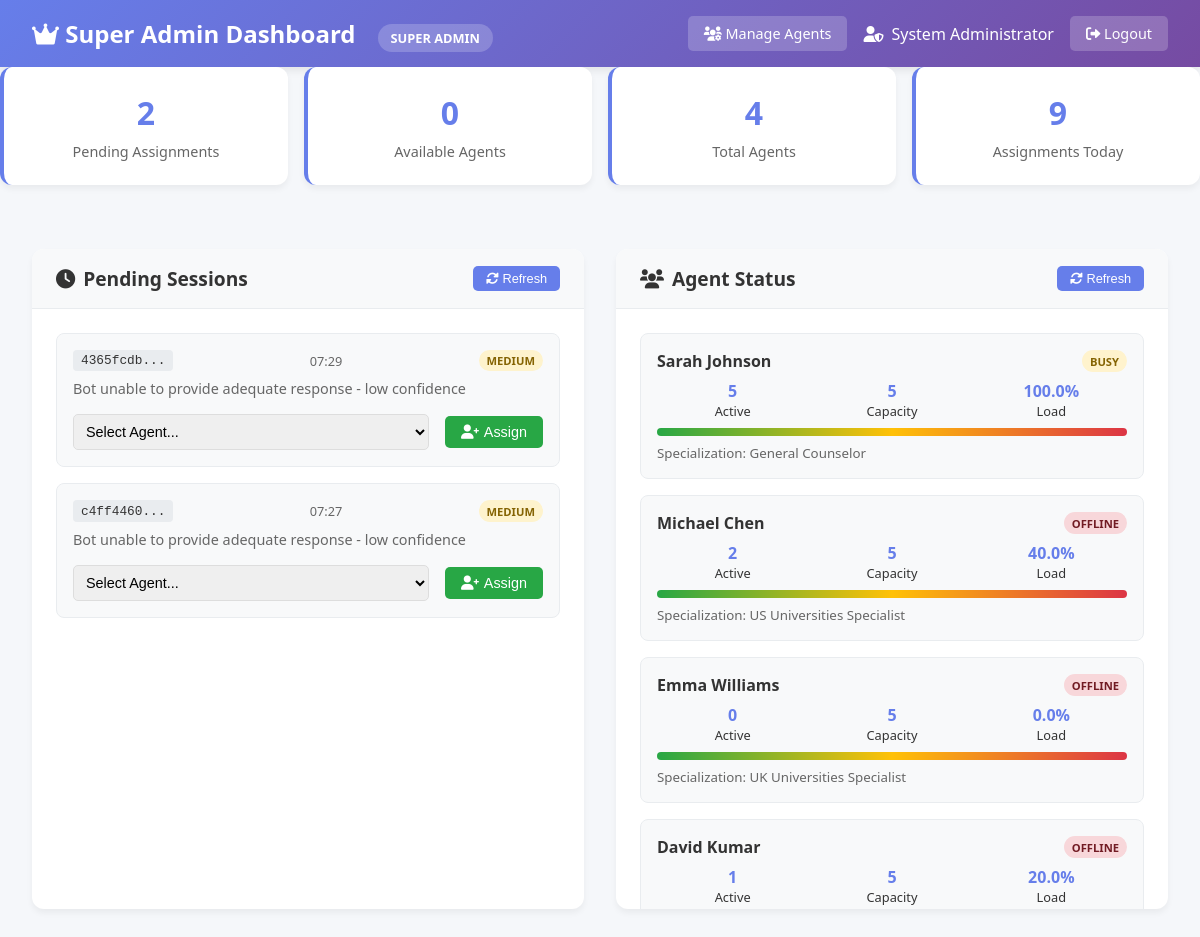
Page /super-admin/dashboard (signed in) on the committed database.
### human_handoff/models.py (models this page shows, shortened)
class SuperAdmin(db.Model):
    __tablename__ = 'super_admins'
    id = db.Column(db.Integer, primary_key=True)
    admin_id = db.Column(db.String(50), unique=True, nullable=False)
    name = db.Column(db.String(100), nullable=False)
    email = db.Column(db.String(120), nullable=False)
    password_hash = db.Column(db.String(255), nullable=False)
    is_active = db.Column(db.Boolean, default=True)
    created_at = db.Column(db.DateTime, default=datetime.utcnow)
    last_login = db.Column(db.DateTime)
    permissions = db.Column(db.Text)  # JSON string for permissions
    assigned_sessions = db.relationship('AgentSession', backref='super_admin', lazy=True)
    def get_managed_agents(self):
        return Agent.query.filter_by(is_active=True).all()
    def get_agent_workload_summary(self):
        agents = self.get_managed_agents()
        summary = []
        for agent in agents:
            pending_count = ChatSession.query.filter_by(
                assigned_agent_id=agent.id,
                status='escalated'
            ).count()
            active_count = AgentSession.query.filter_by(
                agent_id=agent.id,
                status='active'
            ).count()
            summary.append({
                'agent_id': agent.agent_id,
                'agent_name': agent.name,
                'status': agent.status,
                'current_sessions': agent.current_sessions,
                'max_capacity': agent.max_concurrent_sessions,
                'pending_assignments': pending_count,
                'active_sessions': active_count,
                'specialization': agent.specialization,
                'last_active': agent.last_active.isoformat() if agent.last_active else None,
                'workload_percentage': round((agent.current_sessions / max(agent.max_concurrent_sessions, 1)) * 100, 1)
            })
        return summary

class ChatSession(db.Model):
    __tablename__ = 'chat_sessions'
    id = db.Column(db.Integer, primary_key=True)
    session_id = db.Column(db.String(100), unique=True, nullable=False, default=lambda: str(uuid.uuid4()))
    user_id = db.Column(db.String(100))  # Keep for backward compatibility with guest sessions
    student_id = db.Column(db.Integer, db.ForeignKey('students.id'), nullable=True)  # New FK for authenticated users
    created_at = db.Column(db.DateTime, default=datetime.utcnow)
    updated_at = db.Column(db.DateTime, default=datetime.utcnow, onupdate=datetime.utcnow)
    status = db.Column(db.String(20), default='active')  # active, closed, escalated
    requires_human = db.Column(db.Boolean, default=False)
    assigned_agent_id = db.Column(db.Integer, db.ForeignKey('agents.id'))
    escalation_reason = db.Column(db.Text)
    escalated_at = db.Column(db.DateTime)
    resolved_at = db.Column(db.DateTime)
    user_satisfaction_rating = db.Column(db.Integer)
    notes = db.Column(db.Text)
    messages = db.relationship('Message', backref='session', lazy=True, cascade='all, delete-orphan')
    assigned_agent = db.relationship('Agent', backref='assigned_sessions')
    analytics = db.relationship('SessionAnalytics', backref='session', uselist=False, cascade='all, delete-orphan')

class Agent(db.Model):
    __tablename__ = 'agents'
    id = db.Column(db.Integer, primary_key=True)
    agent_id = db.Column(db.String(50), unique=True, nullable=False)
    name = db.Column(db.String(100), nullable=False)
    email = db.Column(db.String(120), unique=True, nullable=False)
    phone = db.Column(db.String(20))
    specialization = db.Column(db.String(100))
    password_hash = db.Column(db.String(255), nullable=True)
    password_set = db.Column(db.Boolean, default=False)  # True if agent has set their password
    status = db.Column(db.String(20), default='available')  # available, busy, offline
    max_concurrent_sessions = db.Column(db.Integer, default=5)
    current_sessions = db.Column(db.Integer, default=0)
    created_at = db.Column(db.DateTime, default=datetime.utcnow)
    last_active = db.Column(db.DateTime, default=datetime.utcnow)
    total_sessions_handled = db.Column(db.Integer, default=0)
    average_response_time = db.Column(db.Integer, default=0)  # in seconds
    is_active = db.Column(db.Boolean, default=True)
    agent_sessions = db.relationship('AgentSession', backref='agent', lazy=True)

### human_handoff/super_admin_routes.py (the view)
@super_admin_bp.route('/dashboard')
@super_admin_required
def dashboard():
    super_admin = SuperAdmin.query.get(session['super_admin_id'])
    pending_sessions = ChatSession.query.filter_by(
        requires_human=True,
        status='escalated',
        assigned_agent_id=None
    ).order_by(ChatSession.escalated_at.desc()).all()
    agent_summary = super_admin.get_agent_workload_summary()
    recent_assignments = AgentSession.query.filter_by(
        super_admin_id=super_admin.id,
        assigned_by_super_admin=True
    ).order_by(AgentSession.assigned_at.desc()).limit(10).all()
    return render_template('super_admin/dashboard.html',
                         super_admin=super_admin,
                         pending_sessions=pending_sessions,
                         agent_summary=agent_summary,
                         recent_assignments=recent_assignments)

### human_handoff/super_admin_routes.py (called while the page is built)
def super_admin_required(f):
    from functools import wraps
    @wraps(f)
    def decorated_function(*args, **kwargs):
        if 'super_admin_id' not in session:
            return redirect(url_for('super_admin.login'))
        return f(*args, **kwargs)
    return decorated_function

### templates/super_admin/dashboard.html (shortened to what this page needs)
<!DOCTYPE html>
<html lang="en">
<head>
    <link href="https://cdnjs.cloudflare.com/ajax/libs/font-awesome/6.0.0/css/all.min.css" rel="stylesheet">
</head>
<body>
    <div class="header">
        <div>
            <h1>
                <i class="fas fa-crown"></i> Super Admin Dashboard
                <span class="super-admin-badge">SUPER ADMIN</span>
            </h1>
        </div>
        <div class="header-actions">
            <a href="{{ url_for('super_admin.manage_agents') }}" class="nav-btn">
                <i class="fas fa-users-cog"></i> Manage Agents
            </a>
            <div class="admin-info">
                <i class="fas fa-user-shield"></i>
                <span>{{ super_admin.name }}</span>
            </div>
            <a href="{{ url_for('super_admin.logout') }}" class="logout-btn">
                <i class="fas fa-sign-out-alt"></i> Logout
            </a>
        </div>
    </div>
    <div class="stats-grid">
        <div class="stat-card">
            <h3 id="pending-count">{{ pending_sessions|length }}</h3>
            <p>Pending Assignments</p>
        </div>
        <div class="stat-card">
            <h3 id="active-agents">{{ agent_summary|selectattr('status', 'equalto', 'available')|list|length }}</h3>
            <p>Available Agents</p>
        </div>
        <div class="stat-card">
            <h3 id="total-agents">{{ agent_summary|length }}</h3>
            <p>Total Agents</p>
        </div>
        <div class="stat-card">
            <h3 id="assignments-today">{{ recent_assignments|length }}</h3>
            <p>Assignments Today</p>
        </div>
    </div>
    <div class="dashboard">
        <div class="panel">
            <div class="panel-header">
                <h2>
                    <i class="fas fa-clock"></i> Pending Sessions
                </h2>
                <button class="refresh-btn" onclick="refreshPendingSessions()">
                    <i class="fas fa-sync-alt"></i> Refresh
                </button>
            </div>
            <div class="panel-content" id="pending-sessions">
                {% if pending_sessions %}
                    {% for session in pending_sessions %}
                    <div class="session-item" data-session-id="{{ session.session_id }}">
                        <div class="session-header">
                            <span class="session-id">{{ session.session_id[:8] }}...</span>
                            <span class="session-time">{{ session.escalated_at.strftime('%H:%M') if session.escalated_at else 'N/A' }}</span>
                            <span class="priority-badge priority-medium">Medium</span>
                        </div>
                        <div class="session-reason">{{ session.escalation_reason or 'Bot unable to help' }}</div>
                        <div class="assign-section">
                            <select class="agent-select" id="agent-select-{{ session.session_id }}">
                                <option value="">Select Agent...</option>
                            </select>
                            <button class="assign-btn" onclick="assignSession('{{ session.session_id }}')">
                                <i class="fas fa-user-plus"></i> Assign
                            </button>
                        </div>
                    </div>
                    {% endfor %}
                {% else %}
                    <div class="empty-state">
                        <i class="fas fa-check-circle"></i>
                        <p>No pending sessions</p>
                    </div>
                {% endif %}
            </div>
        </div>
        <div class="panel">
            <div class="panel-header">
                <h2>
                    <i class="fas fa-users"></i> Agent Status
                </h2>
                <button class="refresh-btn" onclick="refreshAgentStatus()">
                    <i class="fas fa-sync-alt"></i> Refresh
                </button>
            </div>
            <div class="panel-content" id="agent-status">
                {% for agent in agent_summary %}
                <div class="agent-card">
                    <div class="agent-header">
                        <span class="agent-name">{{ agent.agent_name }}</span>
                        <span class="agent-status status-{{ agent.status }}">{{ agent.status }}</span>
                    </div>
                    <div class="agent-stats">
                        <div class="agent-stat">
                            <strong>{{ agent.current_sessions }}</strong>
                            <span>Active</span>
                        </div>
                        <div class="agent-stat">
                            <strong>{{ agent.max_capacity }}</strong>
                            <span>Capacity</span>
                        </div>
                        <div class="agent-stat">
                            <strong>{{ agent.workload_percentage }}%</strong>
                            <span>Load</span>
                        </div>
                    </div>
                    <div class="workload-bar">
                        <div class="workload-fill" data-width="{{ agent.workload_percentage }}"></div>
                    </div>
                    <small style="color: #666; margin-top: 0.5rem; display: block;">
                        Specialization: {{ agent.specialization }}
                    </small>
                </div>
                {% endfor %}
            </div>
        </div>
    </div>
</body>
</html>

### templates/super_admin/dashboard.html (style rules this page uses)
* { margin: 0; padding: 0; box-sizing: border-box; }
body { font-family: 'Segoe UI', Tahoma, Geneva, Verdana, sans-serif; background-color: #f5f7fa; color: #333; }
.header { background: linear-gradient(135deg, #667eea 0%, #764ba2 100%); color: white; padding: 1rem 2rem; display: flex; justify-content: space-between; align-items: center; box-shadow: 0 2px 10px rgba(0, 0, 0, 0.1); }
.header h1 { font-size: 1.5rem; font-weight: 600; }
.super-admin-badge { background: rgba(255, 255, 255, 0.2); padding: 0.3rem 0.8rem; border-radius: 15px; font-size: 0.8rem; margin-left: 1rem; }
.header-actions { display: flex; align-items: center; gap: 1rem; }
.admin-info { display: flex; align-items: center; gap: 0.5rem; }
.nav-btn, .logout-btn { background: rgba(255, 255, 255, 0.2); color: white; border: none; padding: 0.5rem 1rem; border-radius: 5px; cursor: pointer; text-decoration: none; font-size: 0.9rem; transition: background 0.3s; }
.dashboard { display: grid; grid-template-columns: 1fr 1fr; gap: 2rem; padding: 2rem; max-width: 1400px; margin: 0 auto; }
.panel { background: white; border-radius: 12px; box-shadow: 0 4px 6px rgba(0, 0, 0, 0.05); overflow: hidden; }
.panel-header { background: #f8f9fa; padding: 1rem 1.5rem; border-bottom: 1px solid #e9ecef; display: flex; justify-content: space-between; align-items: center; }
.panel-header h2 { font-size: 1.2rem; color: #333; display: flex; align-items: center; gap: 0.5rem; }
.panel-content { padding: 1.5rem; max-height: 600px; overflow-y: auto; }
.stats-grid { display: grid; grid-template-columns: repeat(auto-fit, minmax(200px, 1fr)); gap: 1rem; margin-bottom: 2rem; }
.stat-card { background: white; padding: 1.5rem; border-radius: 12px; box-shadow: 0 4px 6px rgba(0, 0, 0, 0.05); text-align: center; border-left: 4px solid #667eea; }
.stat-card h3 { font-size: 2rem; color: #667eea; margin-bottom: 0.5rem; }
.stat-card p { color: #666; font-size: 0.9rem; }
.session-item { background: #f8f9fa; border: 1px solid #e9ecef; border-radius: 8px; padding: 1rem; margin-bottom: 1rem; transition: all 0.3s ease; }
.session-header { display: flex; justify-content: space-between; align-items: center; margin-bottom: 0.5rem; }
.session-id { font-family: monospace; background: #e9ecef; padding: 0.2rem 0.5rem; border-radius: 4px; font-size: 0.8rem; }
.session-time { color: #666; font-size: 0.8rem; }
.priority-badge { padding: 0.2rem 0.5rem; border-radius: 12px; font-size: 0.7rem; font-weight: bold; text-transform: uppercase; }
.priority-medium { background: #fef3cd; color: #856404; }
.session-reason { color: #666; font-size: 0.9rem; margin-bottom: 1rem; }
.assign-section { display: flex; gap: 1rem; align-items: center; }
.agent-select { flex: 1; padding: 0.5rem; border: 1px solid #ddd; border-radius: 5px; font-size: 0.9rem; }
.assign-btn { background: #28a745; color: white; border: none; padding: 0.5rem 1rem; border-radius: 5px; cursor: pointer; font-size: 0.9rem; display: flex; align-items: center; gap: 0.3rem; }
.agent-card { background: #f8f9fa; border: 1px solid #e9ecef; border-radius: 8px; padding: 1rem; margin-bottom: 1rem; }
.agent-header { display: flex; justify-content: space-between; align-items: center; margin-bottom: 0.5rem; }
.agent-name { font-weight: 600; color: #333; }
.agent-status { padding: 0.2rem 0.5rem; border-radius: 12px; font-size: 0.7rem; font-weight: bold; text-transform: uppercase; }
.status-busy { background: #fff3cd; color: #856404; }
.status-offline { background: #f8d7da; color: #721c24; }
.agent-stats { display: grid; grid-template-columns: repeat(3, 1fr); gap: 0.5rem; margin-top: 0.5rem; }
.agent-stat { text-align: center; font-size: 0.8rem; }
.agent-stat strong { display: block; color: #667eea; font-size: 1rem; }
.workload-bar { width: 100%; height: 8px; background: #e9ecef; border-radius: 4px; overflow: hidden; margin-top: 0.5rem; }
.workload-fill { height: 100%; background: linear-gradient(90deg, #28a745, #ffc107, #dc3545); transition: width 0.3s ease; }
.refresh-btn { background: #667eea; color: white; border: none; padding: 0.3rem 0.8rem; border-radius: 5px; cursor: pointer; font-size: 0.8rem; }

### rows in the picture
SuperAdmin: name "System Administrator"
ChatSession: session_id "4365fcdb", escalated_at "07:29", escalation_reason "Bot unable to provide adequate response - low confidence"
ChatSession: session_id "c4ff4460", escalated_at "07:27", escalation_reason "Bot unable to provide adequate response - low confidence"
Agent: agent_name "Sarah Johnson", status "BUSY", current_sessions "5", max_capacity "5", workload_percentage "100.0", specialization "General Counselor"
Agent: agent_name "Michael Chen", status "OFFLINE", current_sessions "2", max_capacity "5", workload_percentage "40.0", specialization "US Universities Specialist"
Agent: agent_name "Emma Williams", status "OFFLINE", current_sessions "0", max_capacity "5", workload_percentage "0.0", specialization "UK Universities Specialist"
Agent: agent_name "David Kumar", status "OFFLINE", current_sessions "1", max_capacity "5", workload_percentage "20.0"

### other values in the picture
{{ pending_sessions|length }} "2"
{{ agent_summary|selectattr('status', 'equalto', 'available')|list|length }} "0"
{{ agent_summary|length }} "4"
{{ recent_assignments|length }} "9"
